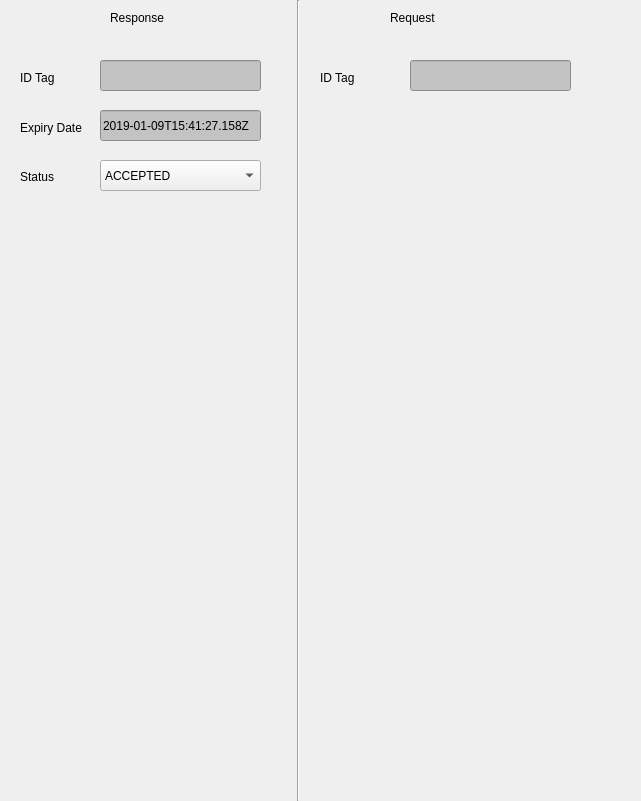
       <widget class="QWidget" name="widget_authorize" native="true">
        <property name="geometry">
         <rect>
          <x>0</x>
          <y>130</y>
          <width>641</width>
          <height>801</height>
         </rect>
        </property>
        <property name="font">
         <font>
          <strikeout>false</strikeout>
         </font>
        </property>
        <property name="cursor">
         <cursorShape>ArrowCursor</cursorShape>
        </property>
        <property name="focusPolicy">
         <enum>Qt::NoFocus</enum>
        </property>
        <property name="autoFillBackground">
         <bool>true</bool>
        </property>
        <widget class="QLabel" name="label">
         <property name="geometry">
          <rect>
           <x>110</x>
           <y>10</y>
           <width>61</width>
           <height>16</height>
          </rect>
         </property>
         <property name="text">
          <string>Response</string>
         </property>
        </widget>
        <widget class="QLabel" name="label_IdTag_Authorize_Response">
         <property name="geometry">
          <rect>
           <x>20</x>
           <y>70</y>
           <width>61</width>
           <height>16</height>
          </rect>
         </property>
         <property name="text">
          <string>ID Tag</string>
         </property>
        </widget>
        <widget class="QLabel" name="label_ExpiryDate_Authorize_Response">
         <property name="geometry">
          <rect>
           <x>20</x>
           <y>120</y>
           <width>71</width>
           <height>16</height>
          </rect>
         </property>
         <property name="text">
          <string>Expiry Date</string>
         </property>
        </widget>
        <widget class="QLabel" name="label_Status_Authorize_Response">
         <property name="geometry">
          <rect>
           <x>20</x>
           <y>170</y>
           <width>47</width>
           <height>13</height>
          </rect>
         </property>
         <property name="text">
          <string>Status</string>
         </property>
        </widget>
        <widget class="QLineEdit" name="lineEdit_IdTag_Authorize_Response">
         <property name="geometry">
          <rect>
           <x>100</x>
           <y>60</y>
           <width>161</width>
           <height>31</height>
          </rect>
         </property>
         <property name="styleSheet">
          <string notr="true">background:rgb(195,195,195)</string>
         </property>
         <property name="readOnly">
          <bool>true</bool>
         </property>
         <property name="cursorMoveStyle">
          <enum>Qt::LogicalMoveStyle</enum>
         </property>
         <property name="clearButtonEnabled">
          <bool>false</bool>
         </property>
        </widget>
        <widget class="QLineEdit" name="lineEdit_ExpiryDate_Authorize_Response">
         <property name="geometry">
          <rect>
           <x>100</x>
           <y>110</y>
           <width>161</width>
           <height>31</height>
          </rect>
         </property>
         <property name="styleSheet">
          <string notr="true">background:rgb(195,195,195)</string>
         </property>
         <property name="text">
          <string>2019-01-09T15:41:27.158Z</string>
         </property>
         <property name="readOnly">
          <bool>true</bool>
         </property>
        </widget>
        <widget class="Line" name="line">
         <property name="geometry">
          <rect>
           <x>290</x>
           <y>0</y>
           <width>16</width>
           <height>801</height>
          </rect>
         </property>
         <property name="orientation">
          <enum>Qt::Vertical</enum>
         </property>
        </widget>
        <widget class="QLabel" name="label_5">
         <property name="geometry">
          <rect>
           <x>390</x>
           <y>10</y>
           <width>61</width>
           <height>16</height>
          </rect>
         </property>
         <property name="text">
          <string>Request</string>
         </property>
        </widget>
        <widget class="QComboBox" name="comboBox_Status_Authorize_Response">
         <property name="geometry">
          <rect>
           <x>100</x>
           <y>160</y>
           <width>161</width>
           <height>31</height>
          </rect>
         </property>
         <item>
          <property name="text">
           <string>ACCEPTED</string>
          </property>
         </item>
         <item>
          <property name="text">
           <string>BLOCKED</string>
          </property>
         </item>
         <item>
          <property name="text">
           <string>EXPIRED</string>
          </property>
         </item>
         <item>
          <property name="text">
           <string>INVALID</string>
          </property>
         </item>
         <item>
          <property name="text">
           <string>CONCURRENT_TX</string>
          </property>
         </item>
        </widget>
        <widget class="QLabel" name="label_IdTag_Authorize_Request">
         <property name="geometry">
          <rect>
           <x>320</x>
           <y>70</y>
           <width>51</width>
           <height>16</height>
          </rect>
         </property>
         <property name="text">
          <string>ID Tag</string>
         </property>
        </widget>
        <widget class="QLineEdit" name="lineEdit_IdTag_Authorize_Request">
         <property name="geometry">
          <rect>
           <x>410</x>
           <y>60</y>
           <width>161</width>
           <height>31</height>
          </rect>
         </property>
         <property name="cursor">
          <cursorShape>ArrowCursor</cursorShape>
         </property>
         <property name="styleSheet">
          <string notr="true">background:rgb(195,195,195)</string>
         </property>
         <property name="text">
          <string/>
         </property>
         <property name="readOnly">
          <bool>true</bool>
         </property>
        </widget>
       </widget>
